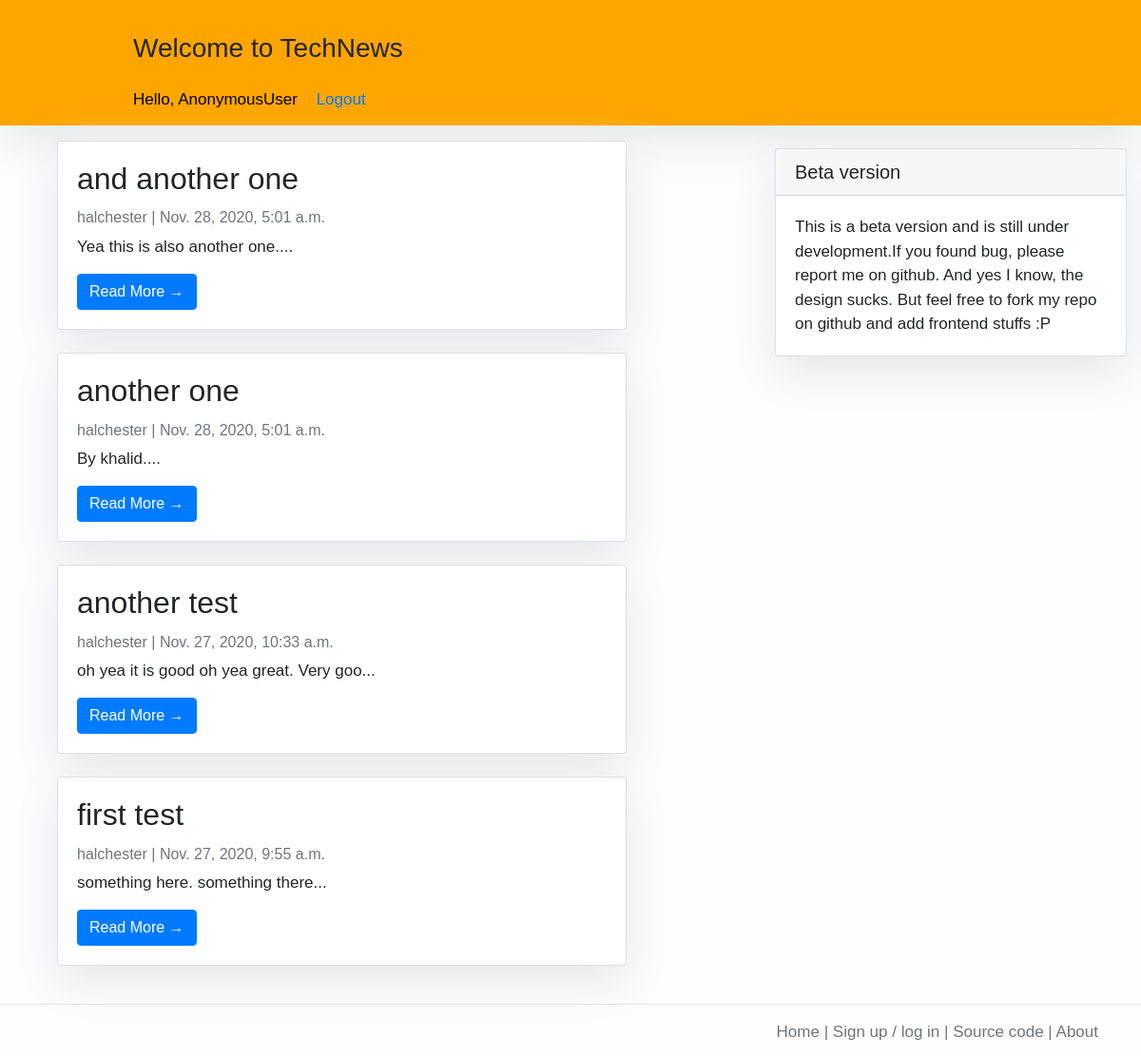
The page / on the database its author committed.
### blogs/models.py (models this page shows, shortened)
class Post(models.Model):
    title = models.CharField(max_length = 50,unique = True)
    slug = models.SlugField(max_length = 50,unique = True)
    content = models.TextField(blank = False)
    author = models.ForeignKey(User,on_delete= models.CASCADE,related_name='blog_posts')
    updated_on = models.DateTimeField(auto_now = True)
    created_on = models.DateTimeField(auto_now_add = True)
    status = models.IntegerField(choices = STATUS, default = 0)
    class Meta:
        ordering = ['-created_on']

### blogs/views.py (the view)
# urls.py: path('',views.PostList.as_view(),name = "home"),
class PostList(generic.ListView):
    queryset = Post.objects.filter(status=1).order_by('-created_on')
    template = 'post_list.html'

### blogs/templates/blogs/post_list.html (shortened to what this page needs)
{% extends 'base_layout.html' %}
{% block content %}
<header class="masthead">
    <div class="container">
        <div class="row">
            <div class=" col-md-8 col-md-10 mx-auto">
                <div class="site-heading">
                    <h3 class=" site-heading my-4 mt-3 text-black"> Welcome to TechNews </h3>
                    <span style="font-size: 18;color : black; margin-right: 15px;">Hello, {{request.user}}</span>
                    <span><a href="{% url 'logout'%}">Logout</a></span>
                </div>
            </div>
        </div>
    </div>
</header>
<div class="col-md-4 float-right">
  <div class="card my-4">
      <h5 class="card-header">Beta version</h5>
      <div class="card-body">
          <p class="card-text">This is a beta version and is still under development.If you found bug, please report me on github. And yes I know, the design sucks. But feel free to fork my repo on github and add frontend stuffs :P</p>
      </div>
  </div>
</div>
<div class="container">
  <div class="row">
    <div class="col-md-10 mt-3 left">
      {% for post in post_list %}
      <div class="card mb-4">
        <div class="card-body">
          <h2 class="card-title">{{ post.title }}</h2>
          <p class="card-text text-muted h6">{{ post.author }} | {{ post.created_on}} </p>
          <p class="card-text">{{post.content|slice:"40"}}...</p>
          <a href="{% url 'post_detail' post.slug  %}" class="btn btn-primary">Read More &rarr;</a>
        </div>
      </div>
      {% endfor %}
    </div>
  </div>
</div>
{% endblock %}

### assets/styles.css (style rules this page uses)
body { font-family: "Ubuntu", sans-serif; font-size: 17px; background-color: #fdfdfd; }
.card { box-shadow: 0 16px 48px #E3E7EB; }
.masthead { background: orange; height: auto; padding-bottom: 15px; box-shadow: 0 16px 48px #E3E7EB; padding-top: 10px; }

### rows shown on the page
Post: title "and another one", author "halchester", created_on "Nov. 28, 2020, 5:01 a.m.", content "Yea this is also another one."
Post: title "another one", author "halchester", created_on "Nov. 28, 2020, 5:01 a.m.", content "By khalid."
Post: title "another test", author "halchester", created_on "Nov. 27, 2020, 10:33 a.m.", content "oh yea it is good oh yea great. Very goo"
Post: title "first test", author "halchester", created_on "Nov. 27, 2020, 9:55 a.m.", content "something here. something there"

### other values the page prints
{{ request.user }} "AnonymousUser"
